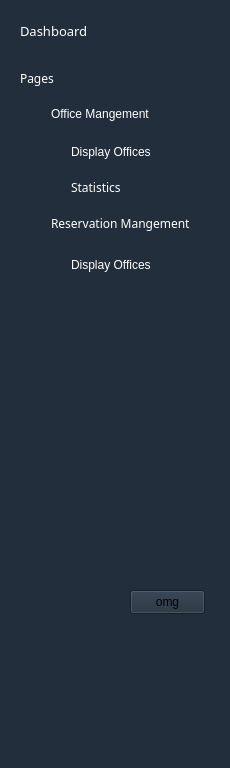
     <widget class="QStackedWidget" name="stackedWidget">
      <property name="geometry">
       <rect>
        <x>0</x>
        <y>0</y>
        <width>230</width>
        <height>768</height>
       </rect>
      </property>
      <property name="styleSheet">
       <string notr="true">background-color:#222E3C;</string>
      </property>
      <widget class="QWidget" name="page_6">
       <widget class="QLabel" name="dashboard_text">
        <property name="geometry">
         <rect>
          <x>20</x>
          <y>10</y>
          <width>191</width>
          <height>41</height>
         </rect>
        </property>
        <property name="font">
         <font>
          <family>Lucida Sans</family>
          <pointsize>10</pointsize>
         </font>
        </property>
        <property name="styleSheet">
         <string notr="true">color:white;</string>
        </property>
        <property name="text">
         <string>Dashboard</string>
        </property>
       </widget>
       <widget class="QLabel" name="pages_text">
        <property name="geometry">
         <rect>
          <x>20</x>
          <y>70</y>
          <width>49</width>
          <height>16</height>
         </rect>
        </property>
        <property name="font">
         <font>
          <family>Segoe UI Light</family>
         </font>
        </property>
        <property name="styleSheet">
         <string notr="true">color:white</string>
        </property>
        <property name="text">
         <string>Pages</string>
        </property>
       </widget>
       <widget class="QPushButton" name="Office_Btn">
        <property name="geometry">
         <rect>
          <x>0</x>
          <y>98</y>
          <width>231</width>
          <height>31</height>
         </rect>
        </property>
        <property name="styleSheet">
         <string notr="true">background-color:transparent;color:white;text-align:left;padding-left:50px;</string>
        </property>
        <property name="text">
         <string>Office Mangement</string>
        </property>
        <property name="flat">
         <bool>true</bool>
        </property>
       </widget>
       <widget class="QLabel" name="BackgroundOM">
        <property name="geometry">
         <rect>
          <x>-3</x>
          <y>99</y>
          <width>230</width>
          <height>33</height>
         </rect>
        </property>
        <property name="text">
         <string/>
        </property>
        <property name="pixmap">
         <pixmap resource="res.qrc">:/img/img/under_menu_text.svg</pixmap>
        </property>
       </widget>
       <widget class="QPushButton" name="Reservation_Btn">
        <property name="geometry">
         <rect>
          <x>0</x>
          <y>208</y>
          <width>231</width>
          <height>31</height>
         </rect>
        </property>
        <property name="font">
         <font>
          <family>Segoe UI Light</family>
         </font>
        </property>
        <property name="styleSheet">
         <string notr="true">background-color:transparent;color:white;text-align:left;padding-left:50px;</string>
        </property>
        <property name="text">
         <string>Reservation Mangement</string>
        </property>
        <property name="flat">
         <bool>true</bool>
        </property>
       </widget>
       <widget class="QLabel" name="BackgroundRM">
        <property name="geometry">
         <rect>
          <x>-3</x>
          <y>209</y>
          <width>230</width>
          <height>33</height>
         </rect>
        </property>
        <property name="text">
         <string/>
        </property>
        <property name="pixmap">
         <pixmap resource="res.qrc">:/img/img/under_menu_text.svg</pixmap>
        </property>
       </widget>
       <widget class="QLabel" name="office_icone">
        <property name="geometry">
         <rect>
          <x>23</x>
          <y>105</y>
          <width>18</width>
          <height>18</height>
         </rect>
        </property>
        <property name="styleSheet">
         <string notr="true">background-color:transparent;</string>
        </property>
        <property name="text">
         <string/>
        </property>
        <property name="pixmap">
         <pixmap resource="res.qrc">:/img/img/officeUsed.png</pixmap>
        </property>
       </widget>
       <widget class="QLabel" name="Reservation_Icone">
        <property name="geometry">
         <rect>
          <x>23</x>
          <y>215</y>
          <width>18</width>
          <height>18</height>
         </rect>
        </property>
        <property name="styleSheet">
         <string notr="true">background-color:transparent;</string>
        </property>
        <property name="text">
         <string/>
        </property>
        <property name="pixmap">
         <pixmap resource="res.qrc">:/img/img/reservation_unused.png</pixmap>
        </property>
       </widget>
       <widget class="QPushButton" name="Display_offices_Btn">
        <property name="geometry">
         <rect>
          <x>0</x>
          <y>140</y>
          <width>231</width>
          <height>24</height>
         </rect>
        </property>
        <property name="styleSheet">
         <string notr="true">background-color:transparent;
color:white;
text-align:left;
padding-left:70px;</string>
        </property>
        <property name="text">
         <string>Display Offices</string>
        </property>
        <property name="flat">
         <bool>true</bool>
        </property>
       </widget>
       <widget class="QLabel" name="display_offices_icone">
        <property name="geometry">
         <rect>
          <x>44</x>
          <y>143</y>
          <width>18</width>
          <height>18</height>
         </rect>
        </property>
        <property name="text">
         <string/>
        </property>
        <property name="pixmap">
         <pixmap resource="res.qrc">:/img/img/display_iconeUsed.png</pixmap>
        </property>
       </widget>
       <widget class="QLabel" name="statistics_offices_icone">
        <property name="geometry">
         <rect>
          <x>44</x>
          <y>177</y>
          <width>18</width>
          <height>18</height>
         </rect>
        </property>
        <property name="text">
         <string/>
        </property>
        <property name="pixmap">
         <pixmap resource="res.qrc">:/img/img/statistics_iconeUnused.png</pixmap>
        </property>
       </widget>
       <widget class="QPushButton" name="Statistics_offices_Btn">
        <property name="geometry">
         <rect>
          <x>0</x>
          <y>175</y>
          <width>231</width>
          <height>24</height>
         </rect>
        </property>
        <property name="font">
         <font>
          <family>Segoe UI Light</family>
         </font>
        </property>
        <property name="styleSheet">
         <string notr="true">background-color:transparent;
color:white;
text-align:left;
padding-left:70px;</string>
        </property>
        <property name="text">
         <string>Statistics</string>
        </property>
        <property name="flat">
         <bool>true</bool>
        </property>
       </widget>
       <widget class="QPushButton" name="omg">
        <property name="geometry">
         <rect>
          <x>130</x>
          <y>590</y>
          <width>75</width>
          <height>24</height>
         </rect>
        </property>
        <property name="text">
         <string>omg</string>
        </property>
       </widget>
       <widget class="QPushButton" name="Display_offices_Reservation_btn">
        <property name="geometry">
         <rect>
          <x>0</x>
          <y>253</y>
          <width>231</width>
          <height>24</height>
         </rect>
        </property>
        <property name="styleSheet">
         <string notr="true">background-color:transparent;
color:white;
text-align:left;
padding-left:70px;</string>
        </property>
        <property name="text">
         <string>Display Offices</string>
        </property>
        <property name="flat">
         <bool>true</bool>
        </property>
       </widget>
       <widget class="QLabel" name="display_offices_icone_res">
        <property name="geometry">
         <rect>
          <x>44</x>
          <y>256</y>
          <width>18</width>
          <height>18</height>
         </rect>
        </property>
        <property name="text">
         <string/>
        </property>
        <property name="pixmap">
         <pixmap resource="res.qrc">:/img/img/display_iconeUsed.png</pixmap>
        </property>
       </widget>
       <zorder>dashboard_text</zorder>
       <zorder>pages_text</zorder>
       <zorder>BackgroundOM</zorder>
       <zorder>BackgroundRM</zorder>
       <zorder>office_icone</zorder>
       <zorder>Office_Btn</zorder>
       <zorder>Reservation_Icone</zorder>
       <zorder>Reservation_Btn</zorder>
       <zorder>Display_offices_Btn</zorder>
       <zorder>display_offices_icone</zorder>
       <zorder>statistics_offices_icone</zorder>
       <zorder>Statistics_offices_Btn</zorder>
       <zorder>omg</zorder>
       <zorder>Display_offices_Reservation_btn</zorder>
       <zorder>display_offices_icone_res</zorder>
      </widget>
      <widget class="QWidget" name="page_7"/>
     </widget>
